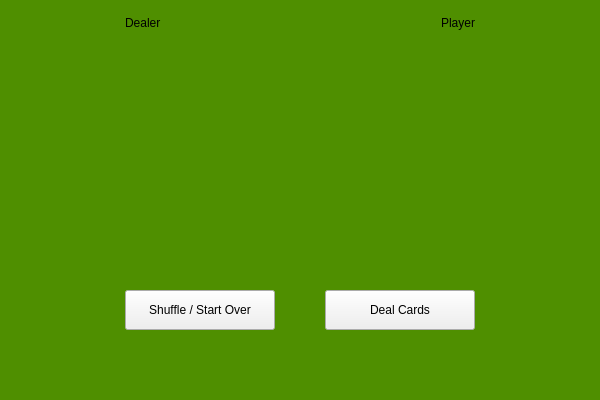
<?xml version="1.0" encoding="UTF-8"?>
<ui version="4.0">
 <class>MainWindow</class>
 <widget class="QMainWindow" name="MainWindow">
  <property name="geometry">
   <rect>
    <x>0</x>
    <y>0</y>
    <width>600</width>
    <height>400</height>
   </rect>
  </property>
  <property name="windowTitle">
   <string>MainWindow</string>
  </property>
  <property name="styleSheet">
   <string notr="true">background-color: rgb(79, 143, 0);</string>
  </property>
  <widget class="QWidget" name="centralwidget">
   <widget class="QPushButton" name="shuffleButton">
    <property name="geometry">
     <rect>
      <x>125</x>
      <y>290</y>
      <width>150</width>
      <height>40</height>
     </rect>
    </property>
    <property name="styleSheet">
     <string notr="true">background-color: light gray;</string>
    </property>
    <property name="text">
     <string>Shuffle / Start Over</string>
    </property>
   </widget>
   <widget class="QPushButton" name="dealButton">
    <property name="geometry">
     <rect>
      <x>325</x>
      <y>290</y>
      <width>150</width>
      <height>40</height>
     </rect>
    </property>
    <property name="styleSheet">
     <string notr="true">background-color: light gray;</string>
    </property>
    <property name="text">
     <string>Deal Cards</string>
    </property>
   </widget>
   <widget class="QLabel" name="dealerLabel">
    <property name="geometry">
     <rect>
      <x>125</x>
      <y>50</y>
      <width>150</width>
      <height>218</height>
     </rect>
    </property>
    <property name="text">
     <string/>
    </property>
    <property name="pixmap">
     <pixmap>images/cards/2_of_clubs.png</pixmap>
    </property>
    <property name="scaledContents">
     <bool>true</bool>
    </property>
   </widget>
   <widget class="QLabel" name="playerLabel">
    <property name="geometry">
     <rect>
      <x>325</x>
      <y>50</y>
      <width>150</width>
      <height>218</height>
     </rect>
    </property>
    <property name="text">
     <string/>
    </property>
    <property name="pixmap">
     <pixmap>images/cards/2_of_diamonds.png</pixmap>
    </property>
    <property name="scaledContents">
     <bool>true</bool>
    </property>
   </widget>
   <widget class="QLabel" name="dealerHeaderLabel">
    <property name="geometry">
     <rect>
      <x>125</x>
      <y>10</y>
      <width>150</width>
      <height>25</height>
     </rect>
    </property>
    <property name="text">
     <string>Dealer</string>
    </property>
   </widget>
   <widget class="QLabel" name="playerHeaderLabel">
    <property name="geometry">
     <rect>
      <x>325</x>
      <y>10</y>
      <width>150</width>
      <height>25</height>
     </rect>
    </property>
    <property name="text">
     <string>Player</string>
    </property>
    <property name="alignment">
     <set>Qt::AlignmentFlag::AlignRight|Qt::AlignmentFlag::AlignTrailing|Qt::AlignmentFlag::AlignVCenter</set>
    </property>
   </widget>
  </widget>
  <widget class="QMenuBar" name="menubar">
   <property name="geometry">
    <rect>
     <x>0</x>
     <y>0</y>
     <width>600</width>
     <height>33</height>
    </rect>
   </property>
  </widget>
  <widget class="QStatusBar" name="statusbar"/>
 </widget>
 <resources/>
 <connections/>
</ui>
